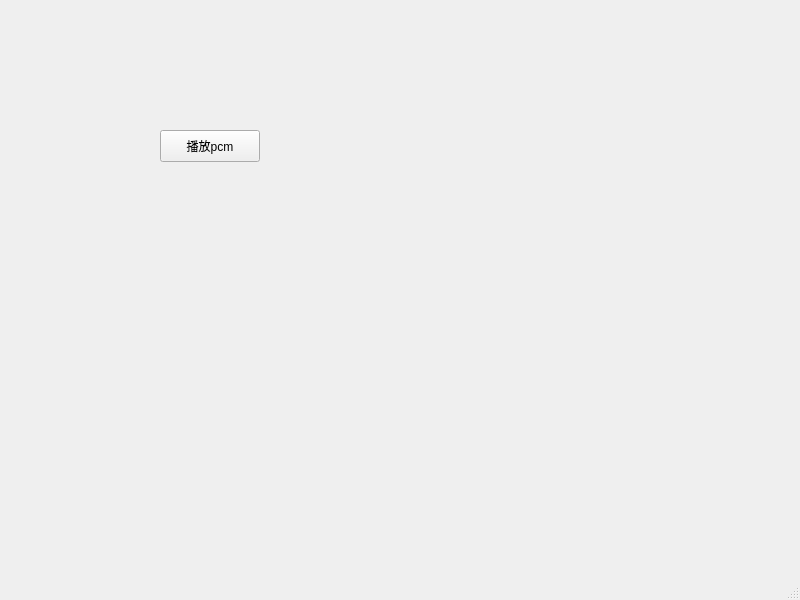
<?xml version="1.0" encoding="UTF-8"?>
<ui version="4.0">
 <class>MainWindow</class>
 <widget class="QMainWindow" name="MainWindow">
  <property name="geometry">
   <rect>
    <x>0</x>
    <y>0</y>
    <width>800</width>
    <height>600</height>
   </rect>
  </property>
  <property name="windowTitle">
   <string>MainWindow</string>
  </property>
  <widget class="QWidget" name="centralwidget">
   <widget class="QPushButton" name="playButton">
    <property name="geometry">
     <rect>
      <x>160</x>
      <y>130</y>
      <width>100</width>
      <height>32</height>
     </rect>
    </property>
    <property name="text">
     <string>播放pcm</string>
    </property>
   </widget>
  </widget>
  <widget class="QMenuBar" name="menubar">
   <property name="geometry">
    <rect>
     <x>0</x>
     <y>0</y>
     <width>800</width>
     <height>37</height>
    </rect>
   </property>
  </widget>
  <widget class="QStatusBar" name="statusbar"/>
 </widget>
 <resources/>
 <connections/>
</ui>
